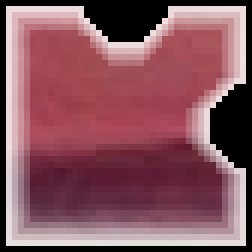
#> input picture 小盾滑块/bb.jpg, 42 x 42 px (shown 6 times larger)
$ python SlideCrack.py
#> lines starting #> are read from the running program, lines starting #| are printed output that depends on the picture
# -*- coding: utf-8 -*-

import cv2
import numpy as np


class SlideCrack:
    def __init__(self, bg, gap):
        """
        :param gap: 缺口图片
        :param bg: 背景图片
        :param out: 输出图片
        """

        self.gap = np.asarray(bytearray(gap), dtype="uint8")
        self.bg = np.asarray(bytearray(bg), dtype="uint8")

    #     img = cv2.imdecode(img, -1)
    @staticmethod
    def clear_white(img):
        # 清除图片的空白区域，这里主要清除滑块的空白
        img = cv2.imdecode(img, -1)
        rows, cols, channel = img.shape
        min_x = 255
        min_y = 255
        max_x = 0
        max_y = 0
        for x in range(1, rows):
            for y in range(1, cols):
                t = set(img[x, y])
                if len(t) >= 2:
                    if x <= min_x:
                        min_x = x
                    elif x >= max_x:
                        max_x = x

                    if y <= min_y:
                        min_y = y
                    elif y >= max_y:
                        max_y = y
        img1 = img[min_x:max_x, min_y: max_y]
        return img1

    def template_match(self, tpl, target):
        th, tw = tpl.shape[:2]
        result = cv2.matchTemplate(target, tpl, cv2.TM_CCOEFF_NORMED)
        # 寻找矩阵(一维数组当作向量,用Mat定义) 中最小值和最大值的位置
        min_val, max_val, min_loc, max_loc = cv2.minMaxLoc(result)
        tl = max_loc
        br = (tl[0] + tw, tl[1] + th)
        # 绘制矩形边框，将匹配区域标注出来
        # target：目标图像
        # tl：矩形定点
        # br：矩形的宽高
        # (0,0,255)：矩形边框颜色
        # 1：矩形边框大小
        cv2.rectangle(target, tl, br, (0, 0, 255), 2)

        # 显示识别后表示图片
        # cv2.imwrite('2.jpg', target)
        return tl[0]

    @staticmethod
    def image_edge_detection(img):
        edges = cv2.Canny(img, 100, 200)
        return edges

    def discern(self):
        img1 = self.clear_white(self.gap)
#> in clear_white, img is the input picture: shape (42, 42, 4); mean B, G, R, A 95, 84.9, 135, 227.4
#> after the loop in clear_white, `for x in range(1, rows):`: max_x = 41; min_x = 1
#> in clear_white, `img1 = img[min_x:max_x, min_y: max_y]`:
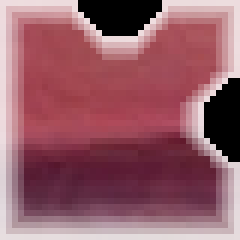
#> img1: shape (40, 40, 4) (shown 6 times larger); mean B, G, R, A 104.8, 93.6, 148.9, 237.6
        img1 = cv2.cvtColor(img1, cv2.COLOR_RGB2GRAY)
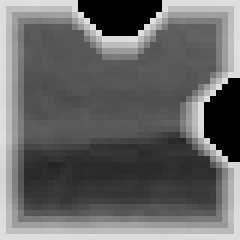
#> img1: shape (40, 40) (shown 6 times larger); min 0, max 224, mean 103.2
        slide = self.image_edge_detection(img1)
#> in image_edge_detection, `edges = cv2.Canny(img, 100, 200)`:
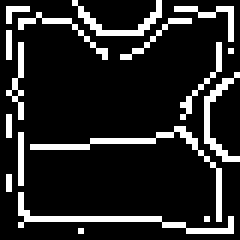
#> edges: shape (40, 40) (shown 6 times larger); 14.8% white in thin lines or dots

        back = cv2.imdecode(self.bg, -1)
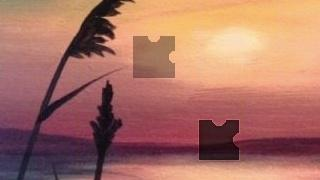
#> back: shape (180, 320, 3); mean B, G, R 100.5, 113.6, 169.6
        back = self.image_edge_detection(back)
#> in image_edge_detection (call 2), `edges = cv2.Canny(img, 100, 200)`:
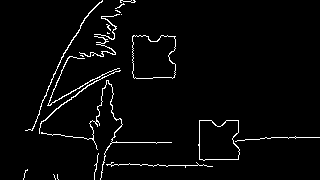
#> edges: shape (180, 320); 3% white in thin lines or dots

        slide_pic = cv2.cvtColor(slide, cv2.COLOR_GRAY2RGB)
#> slide_pic: shape (40, 40, 3); 14.8% white in thin lines or dots
        back_pic = cv2.cvtColor(back, cv2.COLOR_GRAY2RGB)
#> back_pic: shape (180, 320, 3); 3% white in thin lines or dots
        x = self.template_match(slide_pic, back_pic)
#> in template_match, `result = cv2.matchTemplate(target, tpl, cv2.TM_CCOEFF_NORMED)`:
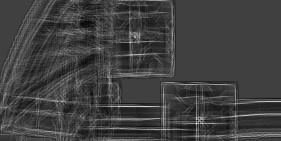
#> result: shape (141, 281) float32; min -0.102, max 0.3, mean 0.000314; drawn with min black and max white
#> in template_match, `min_val, max_val, min_loc, max_loc = cv2.minMaxLoc(result)`: min_val = -0.102; max_val = 0.3; min_loc = (88, 21); max_loc = (196, 123)
#> in template_match, `br = (tl[0] + tw, tl[1] + th)`: br = (236, 163)
#> in template_match, `cv2.rectangle(target, tl, br, (0, 0, 255), 2)`:
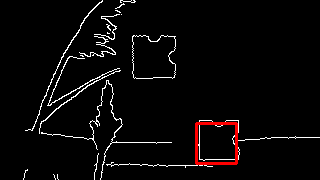
#> target: shape (180, 320, 3); mean B, G, R 7.6, 7.6, 9.7
#> x = 196
        # 输出横坐标, 即 滑块在图片上的位置
        return x


if __name__ == '__main__':
    with open('1.png', 'rb') as file1:
        with open('bb.jpg', 'rb') as file2:
            slide = SlideCrack(file2.read(), file1.read())
    print(slide.discern())
